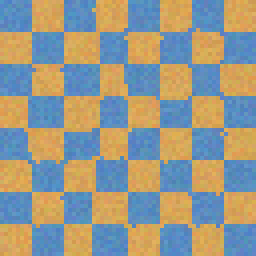
#> input picture 10.10/output.png, 64 x 64 px (shown 4 times larger)
$ python texture_synthesis.py --source output.png
#> lines starting #> are read from the running program, lines starting #| are printed output that depends on the picture; after the words box and inside, x2 and y2 are one past the last pixel; in counts of white or black regions, pixels touching at a corner belong together
"""
Texture Synthesis & Inpainting Library
========================================
Implements algorithms from Szeliski Ch 10.5:
  1. Efros & Leung (1999) - pixel-by-pixel texture synthesis
  2. Wei & Levoy (2000)  - multi-resolution coarse-to-fine synthesis
  3. Criminisi et al. (2004) - priority-based exemplar inpainting
  4. Efros & Freeman (2001) - image quilting with min-error boundary cut
  5. Telea (2004) - fast marching isophote inpainting
"""

import numpy as np
from PIL import Image
import time
import sys
import json


# ─────────────────────────────────────────────
# Utility functions
# ─────────────────────────────────────────────

def load_image(path):
    """Load image as float64 numpy array [0,1]."""
#> called with path = 'output.png'
    img = Image.open(path).convert("RGB")
#> img is the input picture: PIL image 64x64 RGB; mean R, G, B 152.6, 152.6, 139.5
    return np.array(img, dtype=np.float64) / 255.0


def save_image(arr, path):
    """Save float64 [0,1] array as image."""
#> called with path = 'sample_checker.png'
    arr = np.clip(arr, 0, 1)
    img = Image.fromarray((arr * 255).astype(np.uint8))
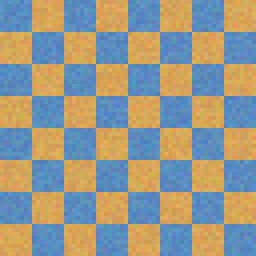
#> img: PIL image 64x64 RGB (shown 4 times larger); mean R, G, B 152.5, 152.4, 139.6
#> call 2 of save_image, with path = 'sample_brick.png'
#> in save_image (call 2), `img = Image.fromarray((arr * 255).astype(np.uint8))`:
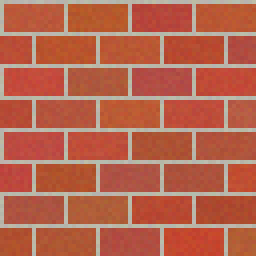
#> img: PIL image 64x64 RGB (shown 4 times larger); mean R, G, B 182.3, 99.4, 76.6
    img.save(path)
    return path


# [10 lines left out: function gaussian_pyramid, not called in this run]


def ssd_patch(p1, p2, mask=None):
    """Sum of squared differences between two patches, optionally masked."""
    diff = p1 - p2
    if mask is not None:
        diff = diff * mask[..., np.newaxis] if diff.ndim == 3 else diff * mask
    return np.sum(diff ** 2)


def extract_patch(img, r, c, half, fill_value=0):
    """Extract a patch centered at (r,c) with radius=half, padding if needed."""
    h, w = img.shape[:2]
    size = 2 * half + 1
    if img.ndim == 3:
        patch = np.full((size, size, img.shape[2]), fill_value, dtype=img.dtype)
    else:
        patch = np.full((size, size), fill_value, dtype=img.dtype)

    r0, r1 = r - half, r + half + 1
    c0, c1 = c - half, c + half + 1
    pr0 = max(0, -r0)
    pc0 = max(0, -c0)
    pr1 = size - max(0, r1 - h)
    pc1 = size - max(0, c1 - w)

    sr0 = max(0, r0)
    sc0 = max(0, c0)
    sr1 = min(h, r1)
    sc1 = min(w, c1)

    patch[pr0:pr1, pc0:pc1] = img[sr0:sr1, sc0:sc1]
    return patch


def extract_mask_patch(mask, r, c, half):
    """Extract mask patch (1=known, 0=unknown)."""
    h, w = mask.shape
    size = 2 * half + 1
    patch = np.zeros((size, size), dtype=mask.dtype)

    r0, r1 = r - half, r + half + 1
    c0, c1 = c - half, c + half + 1
    pr0 = max(0, -r0)
    pc0 = max(0, -c0)
    pr1 = size - max(0, r1 - h)
    pc1 = size - max(0, c1 - w)

    patch[pr0:pr1, pc0:pc1] = mask[max(0, r0):min(h, r1), max(0, c0):min(w, c1)]
    return patch


# ─────────────────────────────────────────────
# 1. Efros & Leung (1999) - Pixel-based synthesis
# ─────────────────────────────────────────────

def efros_leung_synthesis(source, output_size, neighborhood=5, progress_cb=None):
    """
    Pixel-by-pixel texture synthesis.
    Grows texture in raster order by finding best matching neighborhood.
    """
#> called with output_size = (96, 96), neighborhood = 5
    half = neighborhood // 2
    sh, sw = source.shape[:2]
#> sh = 64; sw = 64
    oh, ow = output_size

    # Initialize output with random seed from source
    output = np.zeros((oh, ow, 3), dtype=np.float64)
    filled = np.zeros((oh, ow), dtype=bool)

    # Seed: copy a small block from center of source
    seed_size = min(3, sh, sw, oh, ow)
#> seed_size = 3
    sr, sc = sh // 2, sw // 2
#> sr = 32; sc = 32
    orr, oc = oh // 2, ow // 2
    s2 = seed_size // 2
#> s2 = 1
    output[orr-s2:orr-s2+seed_size, oc-s2:oc-s2+seed_size] = \
        source[sr-s2:sr-s2+seed_size, sc-s2:sc-s2+seed_size]
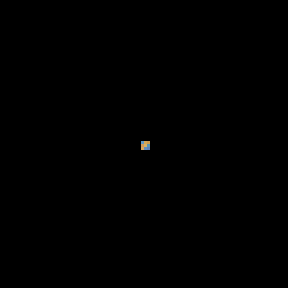
#> output: shape (96, 96, 3) float64 (shown 3 times larger); mean of channels 0, 1, 2 0.000607, 0.000591, 0.000508; drawn as R, G, B
    filled[orr-s2:orr-s2+seed_size, oc-s2:oc-s2+seed_size] = True

    # Build list of unfilled pixels in raster order
    total = oh * ow
    done = int(np.sum(filled))

    # Process in raster order, multiple passes
    max_passes = 5
    for pass_num in range(max_passes):
        changed = False
        for r in range(oh):
            for c in range(ow):
                if filled[r, c]:
                    continue

                # Check if any neighbor is filled
                m = extract_mask_patch(filled.astype(np.float64), r, c, half)
                if np.sum(m) == 0:
                    continue

                # Extract neighborhood from output
                out_patch = extract_patch(output, r, c, half)

                # Find best match in source
                best_err = np.inf
                best_val = None
                candidates = []

                for sr in range(half, sh - half):
                    for sc in range(half, sw - half):
                        src_patch = source[sr-half:sr+half+1, sc-half:sc+half+1]
                        err = ssd_patch(out_patch, src_patch, m)
                        if err < best_err:
                            best_err = err
                            candidates = [(sr, sc)]
                        elif err < best_err * 1.1:
                            candidates.append((sr, sc))

                # Pick randomly from near-best candidates
                if candidates:
                    idx = np.random.randint(len(candidates))
                    br, bc = candidates[idx]
                    output[r, c] = source[br, bc]
                    filled[r, c] = True
                    changed = True
                    done += 1

                    if progress_cb and done % 100 == 0:
                        progress_cb(done / total)

        if not changed:
            break
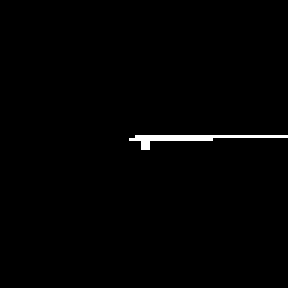
#> filled: shape (96, 96) bool (shown 3 times larger); 0.95% white in thin lines or dots, all inside (x1, y1, x2, y2) = (43, 45, 96, 50)
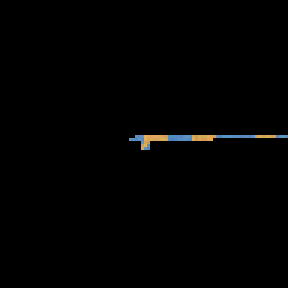
#> output: shape (96, 96, 3) float64 (shown 3 times larger); 0.86% of pixels changed, all inside (x1, y1, x2, y2) = (43, 45, 96, 47); drawn as R, G, B

    # Fill remaining with random source pixels
    for r in range(oh):
        for c in range(ow):
            if not filled[r, c]:
                output[r, c] = source[np.random.randint(sh), np.random.randint(sw)]

    return output


# ─────────────────────────────────────────────
# 2. Wei & Levoy (2000) - Multi-resolution synthesis
# ─────────────────────────────────────────────

# [418 lines left out: functions wei_levoy_synthesis, criminisi_inpainting, min_error_boundary_cut, image_quilting, telea_inpainting, not called in this run]


# ─────────────────────────────────────────────
# CLI entry point for batch processing
# ─────────────────────────────────────────────

def create_sample_texture(size=64):
    """Create a sample procedural texture for testing."""
    h, w = size, size
    img = np.zeros((h, w, 3))
    for r in range(h):
        for c in range(w):
            # Checkerboard + noise
            check = ((r // 8) + (c // 8)) % 2
            noise = np.random.rand(3) * 0.1
            if check:
                img[r, c] = np.array([0.8, 0.6, 0.3]) + noise
            else:
                img[r, c] = np.array([0.3, 0.5, 0.7]) + noise
    return np.clip(img, 0, 1)


def create_brick_texture(size=64):
    """Create a brick-like texture."""
    h, w = size, size
    img = np.zeros((h, w, 3))
    brick_h, brick_w = 8, 16
    mortar = np.array([0.7, 0.7, 0.65])

    for r in range(h):
        for c in range(w):
            row = r // brick_h
            offset = (brick_w // 2) * (row % 2)
            in_mortar = (r % brick_h < 1) or ((c + offset) % brick_w < 1)
            noise = np.random.rand(3) * 0.05
            if in_mortar:
                img[r, c] = mortar + noise
            else:
                brick_color = np.array([0.7, 0.3, 0.2]) + noise
                # Vary slightly per brick
                brick_id = row * 100 + ((c + offset) // brick_w)
                np.random.seed(brick_id)
                variation = np.random.rand(3) * 0.1 - 0.05
                np.random.seed(None)
                img[r, c] = brick_color + variation

    return np.clip(img, 0, 1)


# [12 lines left out: function create_circle_mask, not called in this run]


if __name__ == "__main__":
    import argparse
    parser = argparse.ArgumentParser(description="Texture Synthesis & Inpainting")
    parser.add_argument("--mode", choices=["synthesis", "quilting", "inpaint_criminisi",
                                            "inpaint_telea", "multirez", "demo"],
                        default="demo")
    parser.add_argument("--source", type=str, default=None)
    parser.add_argument("--mask", type=str, default=None)
    parser.add_argument("--output", type=str, default="output.png")
    parser.add_argument("--size", type=int, default=96, help="Output size (square)")
    parser.add_argument("--patch", type=int, default=9, help="Patch/neighborhood size")
    parser.add_argument("--block", type=int, default=24, help="Block size for quilting")
    parser.add_argument("--overlap", type=int, default=6, help="Overlap for quilting")
    parser.add_argument("--levels", type=int, default=3, help="Pyramid levels")

    args = parser.parse_args()

    def print_progress(p):
        bar = "█" * int(p * 30) + "░" * (30 - int(p * 30))
        print(f"\r  [{bar}] {p*100:.1f}%", end="", flush=True)

    if args.source:
        source = load_image(args.source)

        if args.mode == "synthesis":
            print("Running Efros & Leung synthesis...")
            result = efros_leung_synthesis(source, (args.size, args.size),
                                          neighborhood=args.patch, progress_cb=print_progress)
        elif args.mode == "quilting":
            print("Running image quilting...")
            result = image_quilting(source, (args.size, args.size),
                                   block_size=args.block, overlap=args.overlap,
                                   progress_cb=print_progress)
        elif args.mode == "multirez":
            print("Running multi-resolution synthesis...")
            result = wei_levoy_synthesis(source, (args.size, args.size),
                                        neighborhood=args.patch, levels=args.levels,
                                        progress_cb=print_progress)
        elif args.mode in ("inpaint_criminisi", "inpaint_telea"):
            if args.mask:
                mask_img = load_image(args.mask)
                mask = np.mean(mask_img, axis=2) > 0.5
            else:
                h, w = source.shape[:2]
                mask = create_circle_mask(h, w)

            if args.mode == "inpaint_criminisi":
                print("Running Criminisi inpainting...")
                result = criminisi_inpainting(source, mask.astype(np.float64),
                                             patch_size=args.patch, progress_cb=print_progress)
            else:
                print("Running Telea inpainting...")
                result = telea_inpainting(source, mask.astype(np.float64),
                                         radius=5, progress_cb=print_progress)
        elif args.mode == "demo":
            print("=== Texture Synthesis & Inpainting Demo ===\n")

            # Create source textures
            checker = create_sample_texture(64)
            save_image(checker, "sample_checker.png")
            brick = create_brick_texture(64)
            save_image(brick, "sample_brick.png")

            source = load_image(args.source)
            synth_size = (96, 96)

            # =============================================
            # PART A: Texture Synthesis Comparison
            # All algorithms synthesize from the same source
            # to the same output size for fair comparison
            # =============================================
            print("=== Part A: Texture Synthesis Comparison ===\n")

            # Step 1: Basic Efros & Leung (baseline)
            print("1. Efros & Leung (baseline pixel-by-pixel)...")
#> (the run stopped early here; a loop or call above may not have finished)
